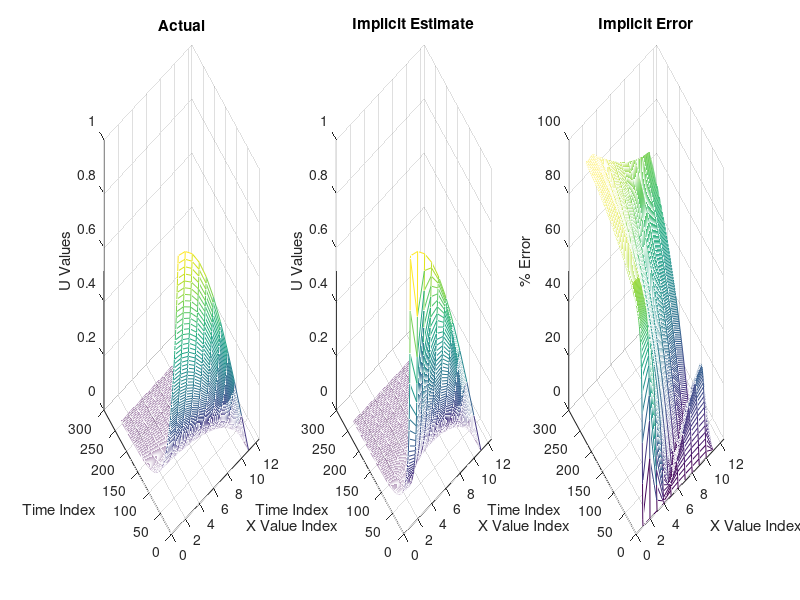

Reproduce this figure in MATLAB.
clear; clc;

% Visualization of 10.6.2.1 Explicit Method 
Eactual = csvread('ExplicitBLOCKACTUAL.csv');

Eestimate = csvread('ExplicitBLOCK.csv');
Eerror = csvread('ExplicitERROR.csv');
% E8estimate = csvread('Explicit8BLOCK.csv');
% E8error = csvread('Explicit8ERROR.csv');


% figure(1);
% % Actual Plot 
% subplot(1,3,1);
% mesh(Eactual);
% xlim([0 12.5]);
% title('Actual');
% xlabel('X Value Index');
% ylabel('Time Index');
% zlabel('U Values');
% 
% % Explicit Estimate Plot
% subplot(1,3,2);
% mesh(Eestimate);
% xlim([0 12.5]);
% title('Explicit Estimate');
% xlabel('X Value Index');
% ylabel('Time Index');
% zlabel('U Values');
% 
% % Explicit Estimate Error
% subplot(1,3,3);
% mesh(Eerror);
% xlim([0 12.5]);
% title('Explicit Error');
% xlabel('X Value Index');
% ylabel('Time Index');
% zlabel('% Error');

% % Explicit Estimate .8
% subplot(2,3,5);
% mesh(E8estimate);
% xlim([0 11.5]);
% title('Explicit .8 Estimate');
% xlabel('X Value Index');
% ylabel('Time Index');
% zlabel('U Values');
% 
% % Explicit .8 Error
% subplot(2,3,6);
% mesh(E8error);
% xlim([0 11.5]);
% title('Explicit .8 ERROR');
% xlabel('X Value Index');
% ylabel('Time Index');
% zlabel('% Error');




%% Visualization of 10.6.2.2 Implicit Method 

Eactual = csvread('ImplicitBLOCKACTUAL.csv');

Eestimate = csvread('ImplicitBLOCK.csv');
Eerror = csvread('ImplicitERROR.csv');
% E8estimate = csvread('Implicit8BLOCK.csv');
% E8error = csvread('Implicit8ERROR.csv');


figure(2);
% Actual Plot 
subplot(1,3,1);
mesh(Eactual);
xlim([0 12.5]);
title('Actual');
xlabel('X Value Index');
ylabel('Time Index');
zlabel('U Values');

% Implicit Estimate Plot
subplot(1,3,2);
mesh(Eestimate);
xlim([0 12.5]);
title('Implicit Estimate');
xlabel('X Value Index');
ylabel('Time Index');
zlabel('U Values');

% Implicit Estimate Error
subplot(1,3,3);
mesh(Eerror);
xlim([0 12.5]);
title('Implicit Error');
xlabel('X Value Index');
ylabel('Time Index');
zlabel('% Error');

% % Implicit Estimate .8
% subplot(2,3,5);
% mesh(E8estimate);
% xlim([0 11.5]);
% title('Implicit .8 Estimate');
% xlabel('X Value Index');
% ylabel('Time Index');
% zlabel('U Values');
% 
% % Implicit .8 Error
% subplot(2,3,6);
% mesh(E8error);
% xlim([0 11.5]);
% title('Implicit .8 ERROR');
% xlabel('X Value Index');
% ylabel('Time Index');
% zlabel('% Error');
